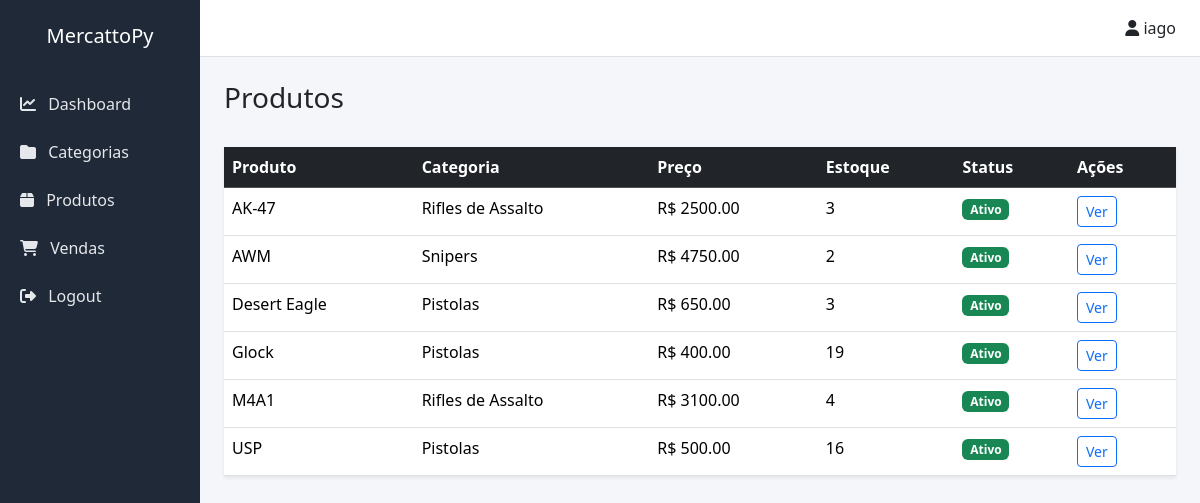
/produtos/ (signed in), run on an earlier commit of the app's database.
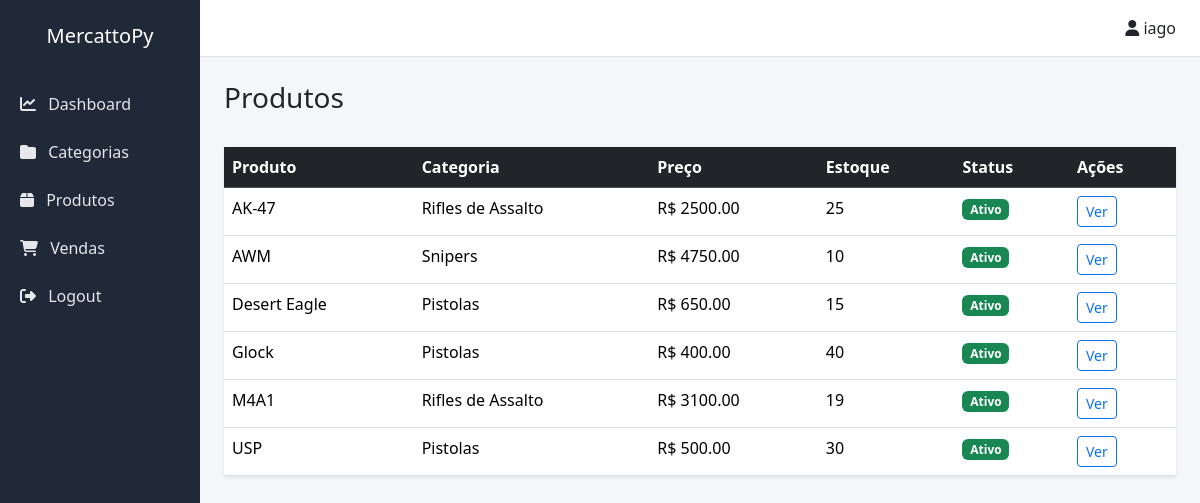
And on a later commit of the database.
### catalog/models.py (models this page shows, shortened)
class Product(models.Model):
    category = models.ForeignKey(
        Category,
        on_delete=models.PROTECT,
        related_name='products'
    )
    name = models.CharField(max_length=150)
    description = models.TextField(blank=True)
    price = models.DecimalField(max_digits=10, decimal_places=2)
    stock = models.PositiveIntegerField()
    is_active = models.BooleanField(default=True)
    class Meta:
        verbose_name = "Produto"
        verbose_name_plural = "Produtos"
        ordering = ['name']

class Category(models.Model):
    name = models.CharField(max_length=150)
    description = models.TextField(blank=True)
    is_active = models.BooleanField(default=True)
    class Meta:
        verbose_name = "Categoria"
        verbose_name_plural = "Categorias"
        ordering = ['name']

### catalog/views.py (the view)
# urls.py: path('produtos/', views.product_list, name='product_list'),
@login_required
def product_list(request):
    products = Product.objects.all()
    is_admin = request.user.groups.filter(name='Admin').exists()
    return render(request, 'catalog/product_list.html', {
        'products': products,
        'is_admin': is_admin
    })

### templates/catalog/product_list.html (shortened to what this page needs)
{% extends "base.html" %}
{% block content %}
<div class="d-flex justify-content-between mb-4">
    <h3>Produtos</h3>
</div>
<table class="table table-hover shadow-sm">
    <thead class="table-dark">
        <tr>
            <th>Produto</th>
            <th>Categoria</th>
            <th>Preço</th>
            <th>Estoque</th>
            <th>Status</th>
            <th>Ações</th>
        </tr>
    </thead>
    <tbody>
        {% for product in products %}
        <tr>
            <td>{{ product.name }}</td>
            <td>{{ product.category.name }}</td>
            <td>R$ {{ product.price }}</td>
            <td>{{ product.stock }}</td>
            <td>
                {% if product.is_active %}
                    <span class="badge bg-success">Ativo</span>
                {% else %}
                    <span class="badge bg-danger">Inativo</span>
                {% endif %}
            </td>
            <td>
                <a href="{% url 'product_detail' product.id %}" class="btn btn-sm btn-outline-primary">
                    Ver
                </a>
            </td>
        </tr>
        {% endfor %}
    </tbody>
</table>
{% endblock %}

### templates/base.html (shortened to what this page needs)
<!DOCTYPE html>
<html lang="pt-BR">
<head>
    <link href="https://cdn.jsdelivr.net/npm/bootstrap@5.3.2/dist/css/bootstrap.min.css" rel="stylesheet">
    <link href="https://cdnjs.cloudflare.com/ajax/libs/font-awesome/6.5.1/css/all.min.css" rel="stylesheet">
</head>
<body>
<div class="container-fluid">
    <div class="row">
        <nav class="col-md-2 sidebar p-0">
            <h5 class="text-white text-center py-4">MercattoPy</h5>
            <a href="{% url 'dashboard' %}">
                <i class="fa-solid fa-chart-line me-2"></i> Dashboard
            </a>
            <a href="{% url 'category_list' %}">
                <i class="fa-solid fa-folder me-2"></i> Categorias
            </a>
            <a href="{% url 'product_list' %}">
                <i class="fa-solid fa-box me-2"></i> Produtos
            </a>
            <a href="{% url 'sales_home' %}">
                <i class="fa-solid fa-cart-shopping me-2"></i> Vendas
            </a>
            <form action="{% url 'logout' %}" method="post">
                <button type="submit">
                    <i class="fa-solid fa-right-from-bracket me-2"></i> Logout
                </button>
            </form>
        </nav>
        <main class="col-md-10 p-0">
            <div class="topbar d-flex justify-content-end align-items-center px-4 py-3">
                <span>
                    <i class="fa-solid fa-user"></i> {{ request.user }}
                </span>
            </div>
            <div class="p-4">
                {% block content %}
                {% endblock %}
            </div>
        </main>
    </div>
</div>
</body>
</html>

### templates/base.html (style rules this page uses)
body { background-color: #f4f6f9; margin: 0; }
.sidebar { min-height: 100vh; background-color: #1f2937; }
.sidebar a, .sidebar button { color: #e5e7eb; text-decoration: none; display: block; padding: 12px 20px; width: 100%; text-align: left; background: none; border: none; }
.topbar { background-color: #ffffff; border-bottom: 1px solid #dee2e6; }

What changed in the data, as far as the page shows it:
changed Product "AK-47": stock "3" → "25"
changed Product "AWM": stock "2" → "10"
changed Product "Desert Eagle": stock "3" → "15"
changed Product "Glock": stock "19" → "40"
changed Product (number 5 of 6 on the later page): stock "4" → "19"
changed Product "USP": stock "16" → "30"
